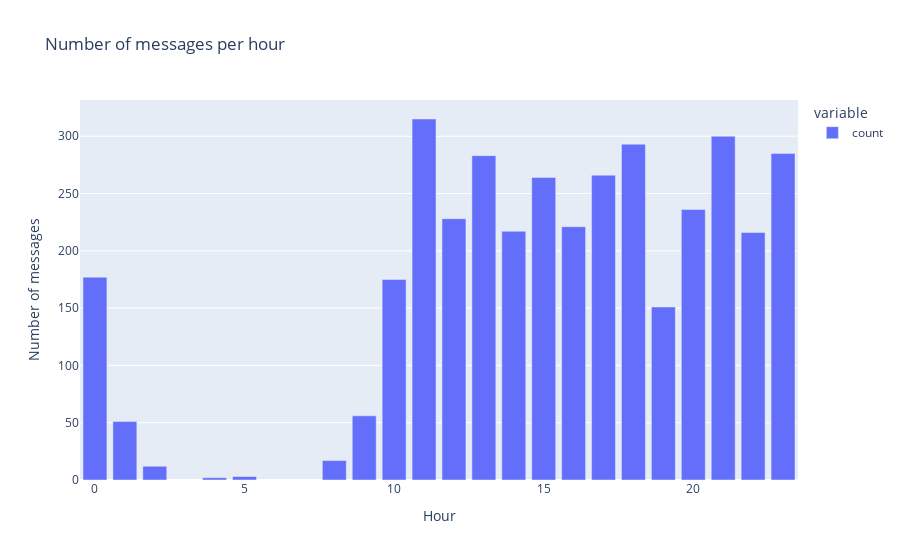

Write notebook code for a chart like this one.
### Code cell
#plot the number of messages per hour
fig = px.bar(dt_data['hour'].value_counts(), title='Number of messages per hour')
fig.update_layout(xaxis_title='Hour', yaxis_title='Number of messages')
fig.show()

### Figure 1 — Plotly figure (JSON) as saved in the notebook; plotly's stock layout.template omitted (floating-point values rounded to 4 significant figures)
{"data": [{"alignmentgroup": "True", "hovertemplate": "variable=count<br>hour=%{x}<br>value=%{y}<extra></extra>", "legendgroup": "count", "marker": {"color": "#636efa", "pattern": {"shape": ""}}, "name": "count", "offsetgroup": "count", "orientation": "v", "showlegend": true, "textposition": "auto", "type": "bar", "x": [11, 21, 18, 23, 13, 17, 15, 20, 12, 16, 14, 22, 0, 10, 19, 9, 1, 8, 2, 5, 4], "xaxis": "x", "y": [315, 300, 293, 285, 283, 266, 264, 236, 228, 221, 217, 216, 177, 175, 151, 56, 51, 17, 12, 3, 2], "yaxis": "y"}], "layout": {"barmode": "relative", "legend": {"title": {"text": "variable"}, "tracegroupgap": 0}, "title": {"text": "Number of messages per hour"}, "xaxis": {"anchor": "y", "domain": [0, 1], "title": {"text": "Hour"}}, "yaxis": {"anchor": "x", "domain": [0, 1], "title": {"text": "Number of messages"}}}}
